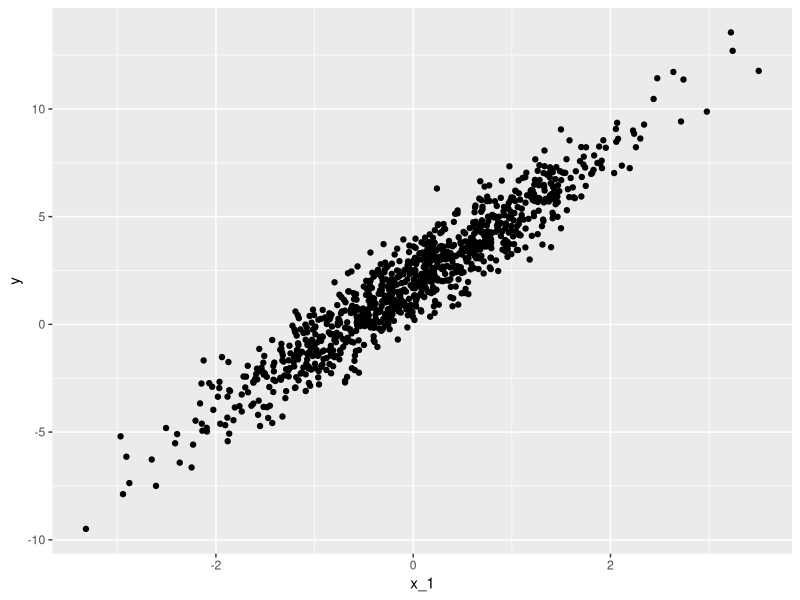
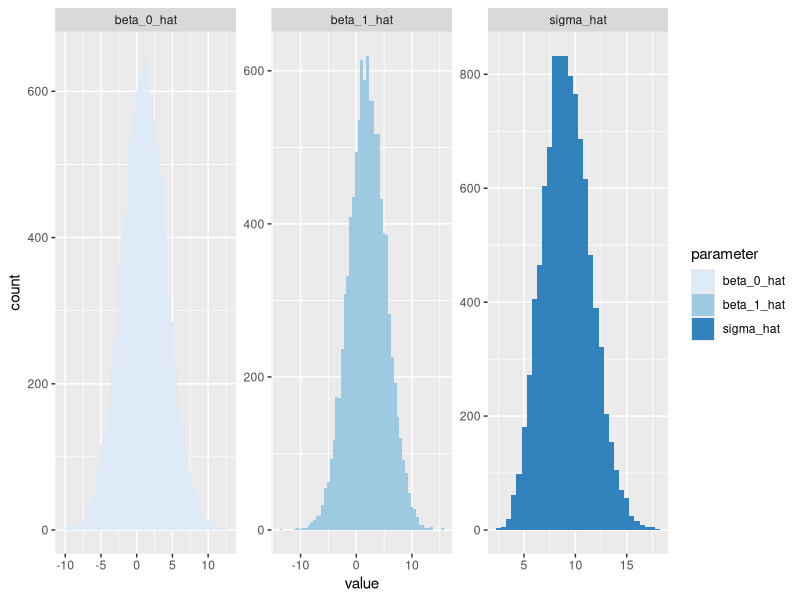
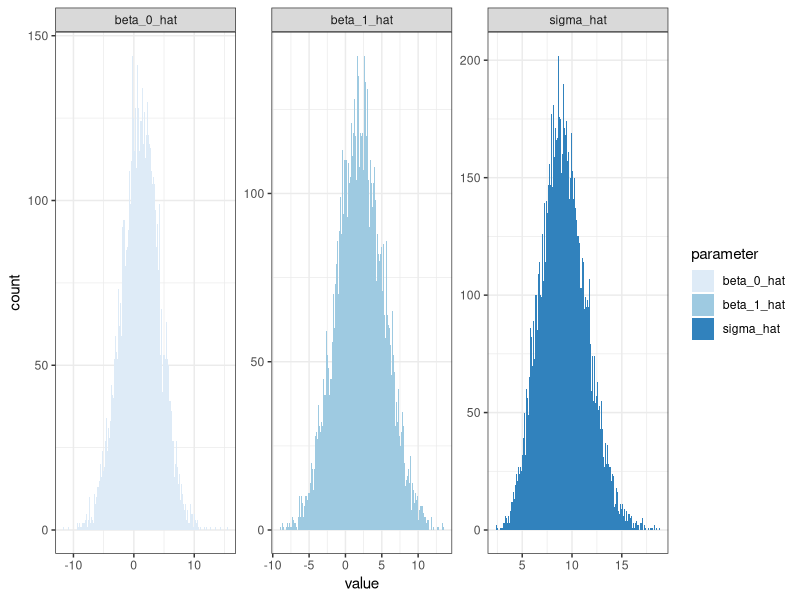
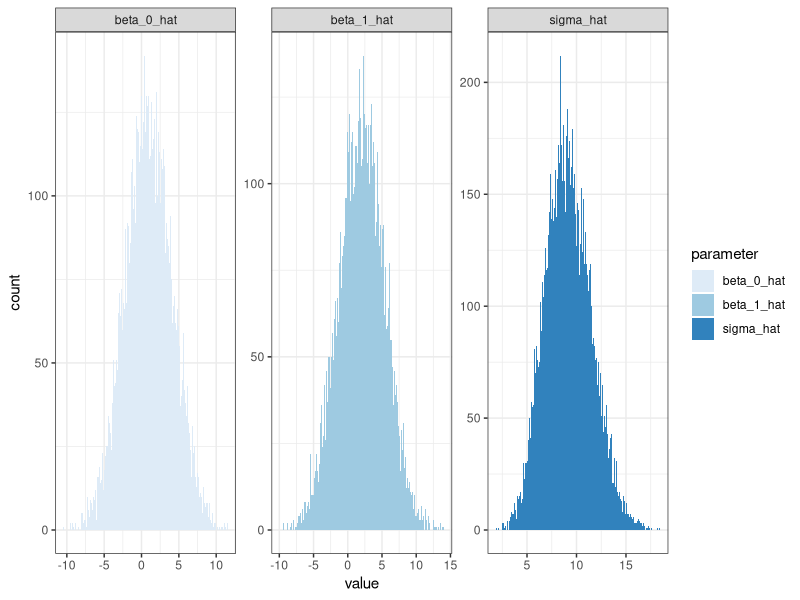
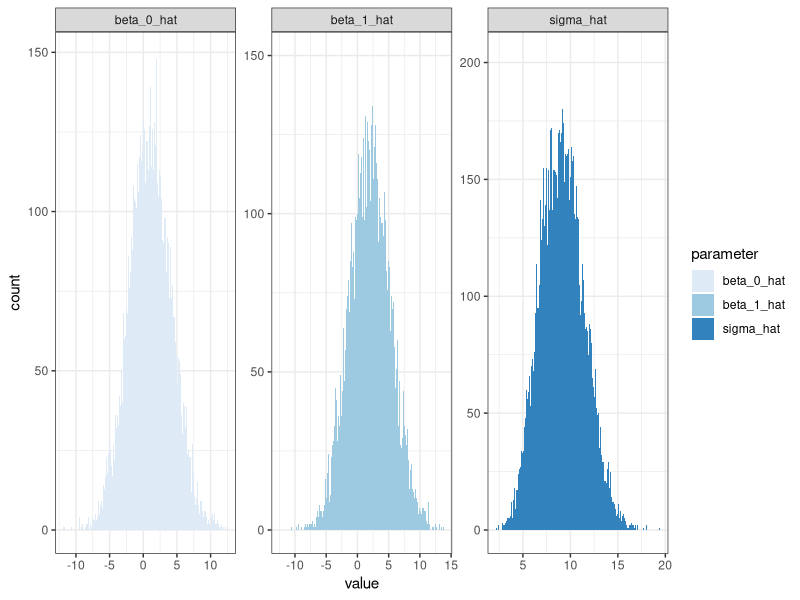

The R source for these figures, in order:
library(tidyverse)
#Sample data

#normal distribution
x <- rnorm(10, mean = 2, sd = 3)
mean(x)
sd(x)
print(x)

#to standardize the "seed" for randomization.
set.seed(42)
rnorm(10)

#data sim - fake data parameters
beta_0 <- 2
beta_1 <- 3
sigma <- 1
n_obs <- 1000
x_1 <- as.numeric(scale(rnorm(n_obs)))

# use linear model to get y values
y <- beta_0 + beta_1*x_1 + rnorm(n_obs, mean = 0, sd = sigma)

#plot the data - scatter of x_1 and predicted y
ggplot(data = NULL, aes(x_1, y)) + geom_point()

#fit model - parameter estimates are close to what we defined above (B0 = 2 vs 1.98; B1 = 3 vs 3.009)
fit1 <- lm(y ~ x_1)
fit1$coefficients
sd(fit1$residuals)

#Practice 1
## ## Practice Exercise #1

## 1. Replicate what we did above, adding two more (continuous) predictors, and using a data frame.  That is:
##     a. Create variables for all of the parameters needed to generate data from the linear model, including a slope parameter for each of three predictors, as well as the number of observations.  Choose different parameter values than those given above.

n_obs <- 100
beta_0 <- 1
beta_1 <- 2
beta_2 <- 7
beta_3 <- 4
sigma <- 2

##     b. Generate the predictor data.  For now, generate (theoretically) uncorrelated predictors by generating their samples separately (and independently), and putting them in a data frame.

x_1 <- as.numeric(scale(rnorm(n_obs)))
x_2 <- as.numeric(scale(rnorm(n_obs)))
x_3 <- as.numeric(scale(rnorm(n_obs)))

df <- cbind(x_1, x_2, x_3)
df <- data.frame(df)

##     c. Generate the response data in the same data frame, using the linear model equation.

df$y <- beta_0 + beta_1*df$x_1 + beta_2*df$x_2 + beta_3*df$x_3 + rnorm(n_obs, sd = sigma)

##    d. Fit a model using lm(), and pull out the coefficients from the fitted model, to compare with your “ground truth” values

fit2 <- lm(y ~ x_1 + x_2 + x_3, data = df)
fit2$coefficients
sd(fit2$residuals)


## 2. Convert your code from #1 into a function, so that you can pass the parameter values as arguments and get back the estimated parameter values in a list or data frame with appropriate names


sim_lm <- function(n_obs, beta_0, beta_1, beta_2, beta_3, sigma) {
  #predictor values
  x_1 <- as.numeric(scale(rnorm(n_obs)))
  x_2 <- as.numeric(scale(rnorm(n_obs)))
  x_3 <- as.numeric(scale(rnorm(n_obs)))
  
  df <- cbind(x_1, x_2, x_3)
  df <- data.frame(df)
  
  #generate y response values
  df$y <- beta_0 + beta_1*df$x_1 + beta_2*df$x_2 + beta_3*df$x_3 + rnorm(n_obs, sd = sigma)
  
  #fit the model
  fit <- lm(y ~ x_1 + x_2 + x_3, data = df)
 
  output <- data.frame(beta_0, beta_0_hat = NA,
                       beta_1, beta_1_hat = NA,
                       beta_2, beta_2_hat = NA,
                       beta_3, beta_3_hat = NA,
                       sigma, sigma_hat = NA)
  output[, c("beta_0", "beta_1", "beta_2", "beta_3")] <- c(beta_0, beta_1, beta_2, beta_3)
  output[, c("beta_0_hat", "beta_1_hat", "beta_2_hat", "beta_3_hat")] <- fit$coef
  output$sigma_hat <- sd(fit$resid)
  output
  
}

sim_lm(1000, 10, 5, 7, 12, 1)
sim_lm(1000, 10, 5, 7, 12, 10)
sim_lm(100000, 10, 5, 7, 12, 100)


##Repeated Simulation

sim_simple_lm <- function(n_obs, beta_0, beta_1, sigma) {
  #predictor values
  x_1 <- as.numeric(scale(rnorm(n_obs)))
  errors <- rnorm(n_obs, 0, sigma)
  
  #generate y response values
  y <- beta_0 + beta_1*x_1 + errors
  
  #fit the model
  fit <- lm(y ~ x_1)
  
  output <- list(n_obs = n_obs,
                 beta_0 = beta_0,
                 beta_0_hat = fit$coefficients["(Intercept)"],
                 beta_1 = beta_1,
                 beta_1_hat = fit$coefficients["x_1"],
                 sigma = sigma,
                 sigma_hat = sd(fit$residuals))
  return(output)
 
}

set.seed(854)
sim_simple_lm(10, 1, 2, 10)


n_sims <- 1e4
sim_results <- data.frame(sim = 1:n_sims,
                          beta_0_hat = NA,
                          beta_1_hat = NA,
                          sigma_hat = NA)

for(this_sim in 1:n_sims) {
  if(this_sim %% 1000 == 0) {cat("starting simulation", this_sim, "\n")}
  this_fit <- sim_simple_lm(10, 1, 2, 10)
  sim_results[this_sim, 2:4] <- c(this_fit$beta_0_hat,
                                  this_fit$beta_1_hat,
                                  this_fit$sigma_hat)
}

summary(sim_results[, 2:4])


#Practice 2
#1 Practice your data wrangling by plotting histograms of the parameter values in `sim_results`.  That is:
##     a. Reshape the data so that all of the parameter values are in a single column, with a new column to   distinguish the different parameters (`beta_0_hat`, etc.).

sim_results_long <- sim_results %>%
  pivot_longer(cols = 2:4,
               names_to = "parameter",
               values_to = "value")

##     b - c. Use `ggplot` to plot histograms of the parameters, using `facet_wrap(scales = "free")` to separate the parameters into different sub-plots.

ggplot(sim_results_long, aes(value, fill = parameter)) + 
  geom_histogram(binwidth = .5) +
  facet_wrap(~ parameter, scales = "free") +
  scale_fill_brewer()


## 2. Take the loop code chunk above and convert the whole thing to a function, also including your plotting code.  The function should:
##     - take the model parameters plus the number of simulations as arguments
##     - should print out the summary of the simulated parameters as a side effect
##     - should generate your plot from #1 as a side effect
##     - should return the full data frame of `sim_results` as the return value


full_simple_lm <- function(n_sims, n_obs, beta_0, beta_1, sigma) {
 
  sim_results <- data.frame(sim = 1:n_sims,
                            beta_0_hat = NA,
                            beta_1_hat = NA,
                            sigma_hat = NA)
  
  for(this_sim in 1:n_sims) {
    if(this_sim %% 1000 == 0) {cat("starting simulation", this_sim, "\n")}
    this_fit <- sim_simple_lm(10, 1, 2, 10)
    sim_results[this_sim, 2:4] <- c(this_fit$beta_0_hat,
                                    this_fit$beta_1_hat,
                                    this_fit$sigma_hat)
  }
  cat("\nSummary of simulated parameter estimates:\n\n")
  print(summary(sim_results[, 2:4]))
    sim_results_long <- sim_results %>%
    pivot_longer(cols = 2:4,
                 names_to = "parameter",
                 values_to = "value")
  print(ggplot(sim_results_long, aes(value)) +
          geom_histogram(aes(fill = parameter), binwidth = .1) +
          facet_wrap(~ parameter, scales = "free") +
          scale_fill_brewer() +
          theme_bw())
    return(sim_results)

    }
simresults_1 <- full_simple_lm(10000, 100, 5, 2, 3)
simresults_2 <- full_simple_lm(10000, 10, 5, 2, 3)
simresults_3 <- full_simple_lm(10000, 5, 5, 2, 3)


#Categorical predictors

mysleep <- sleep
levels(mysleep$group) <- c("pre", "post")
head(mysleep)

summary(lm(extra ~ group, data = mysleep))


mysleep %>% group_by(group) %>%
  summarize(mean = mean(extra))
mysleep <- mysleep %>% mutate(group.num = as.numeric(group) - 1)
summary(lm(extra ~ group.num, mysleep))

#Practice 3

mysleep$group.c <- scale(as.numeric(mysleep$group) - 1.5) 

fit.groupc <- lm(extra ~ group.c, mysleep)
summary(fit.groupc)

## 3. What does the new intercept correspond to?  Calculate that value with another method to demonstrate this interpretation of the coefficient.

mysleep %>% summarize(grand.mean = mean(extra))

#more factor coding

contrasts(iris$Species)

#Practice 4

my.iris <- iris

#1 predict sepal width with species

summary(lm(Sepal.Width ~ Species, my.iris))

#dummy code
my.iris <- my.iris %>% mutate(vers = ifelse(Species %in% "versicolor", 1, 0),
                            virg = ifelse(Species %in% "virginica", 1, 0))

summary(lm(Sepal.Width ~ vers + virg, my.iris))

my.iris <- my.iris %>% mutate(Species2 = relevel(Species, ref = "versicolor"))

summary(lm(Sepal.Width ~ Species2, my.iris))

my.iris <- my.iris %>% mutate(seto = ifelse(Species %in% "setosa", 1, 0))

summary(lm(Sepal.Width ~ seto + virg, my.iris))
